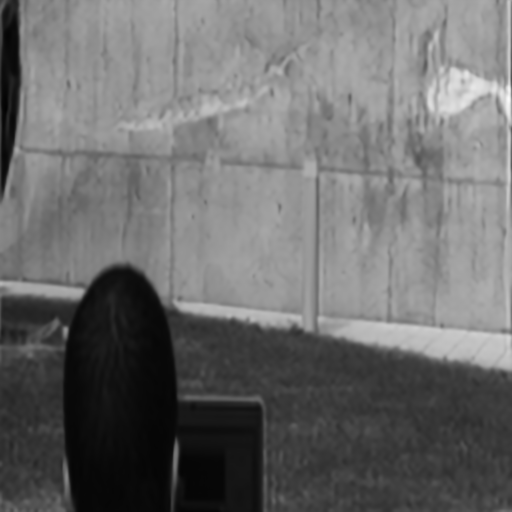
#> input picture addbox/test/a.png, 512 x 512 px; its folder holds only this picture in this run
$ python addbox.py
#> lines starting #> are read from the running program, lines starting #| are printed output that depends on the picture; after the words box and inside, x2 and y2 are one past the last pixel; in counts of white or black regions, pixels touching at a corner belong together
import cv2
import os


def addbox(img_path, out_path, sbcord, bbcord=None, sbsize=50, bbsize=200, sbthickness=2, bbthickness=1, color=(0,0,255)):
    """ sb = small box,
        bb = big box,
        sbcord = upper left cordinate of small box
        bbcord = upper left cordinate of big box
    """
#> called with img_path = 'test/a.png', out_path = 'test_out/a.png', sbcord = (430, 60), sbsize = 50, bbsize = 200, sbthickness = 2, bbthickness = 1, color = (0, 0, 255)
    image = cv2.imread(img_path)
#> image is the input picture: shape (512, 512, 3); min 2, max 251, mean 108
    w, h = image.shape[0], image.shape[1]
#> w = 512; h = 512

    # big box.
    if bbcord is None:
        bbcord = (w-bbsize-bbthickness, h-bbsize-bbthickness)
#> bbcord = (311, 311)
    first_point_b = bbcord
#> first_point_b = (311, 311)
    last_point_b = (bbcord[0] + bbsize, bbcord[1] + bbsize)
#> last_point_b = (511, 511)
    cv2.rectangle(image, first_point_b, last_point_b, color, bbthickness)

    # small box.
    first_point_s = sbcord
    last_point_s = (first_point_s[0] + sbsize, first_point_s[1] + sbsize)
    cv2.rectangle(image, first_point_s, last_point_s, color, sbthickness)
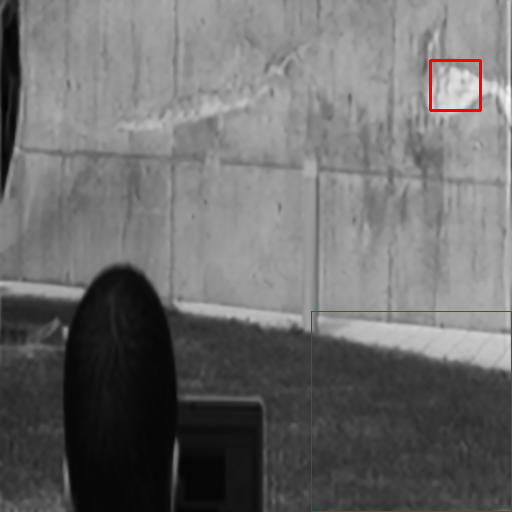
#> image: shape (512, 512, 3); mean B, G, R 107.3, 107.3, 108.6

    # crop and combine.
    crop_img = image[first_point_s[1]:first_point_s[1]+sbsize, first_point_s[0]:first_point_s[0]+sbsize]
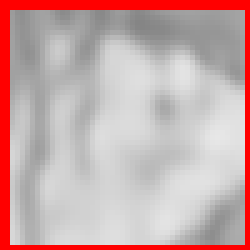
#> crop_img: shape (50, 50, 3) (shown 5 times larger); mean B, G, R 169.3, 169.3, 199
    crop_img = cv2.resize(crop_img, (bbsize, bbsize))
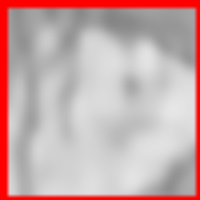
#> crop_img: shape (200, 200, 3); mean B, G, R 169.2, 169.2, 198.9
    image[first_point_b[0]:first_point_b[0]+bbsize, first_point_b[1]:first_point_b[1]+bbsize] = crop_img
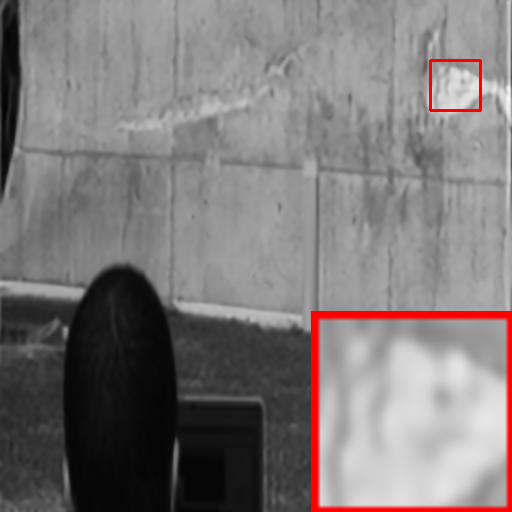
#> image: shape (512, 512, 3); 15.07% of pixels changed, all inside (x1, y1, x2, y2) = (312, 312, 511, 511)

    cv2.imwrite(out_path, image)


if __name__ == '__main__':
    image_path = 'test'
    fns = os.listdir(image_path)

    output_path = image_path + '_out'
    os.makedirs(output_path, exist_ok=True)

    for i in range(len(fns)):
        if fns[i][0] == '.': continue

        print(fns[i])
        addbox(os.path.join(image_path, fns[i]),
               os.path.join(output_path, fns[i]),
               sbcord=(430,60))
